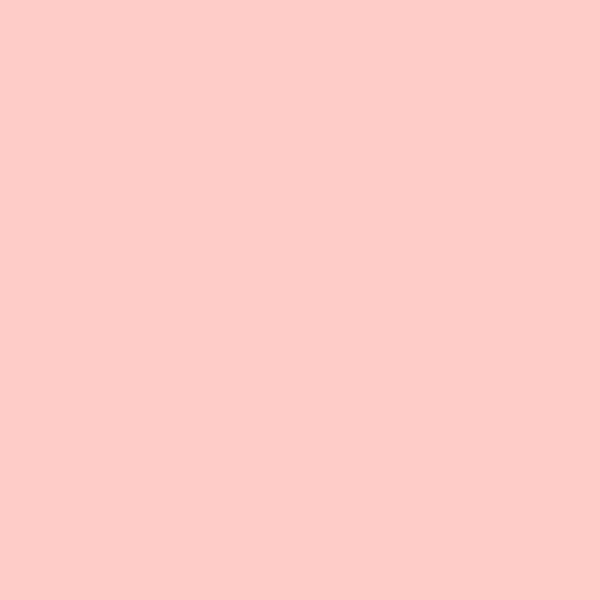
Frame 1 (no input)
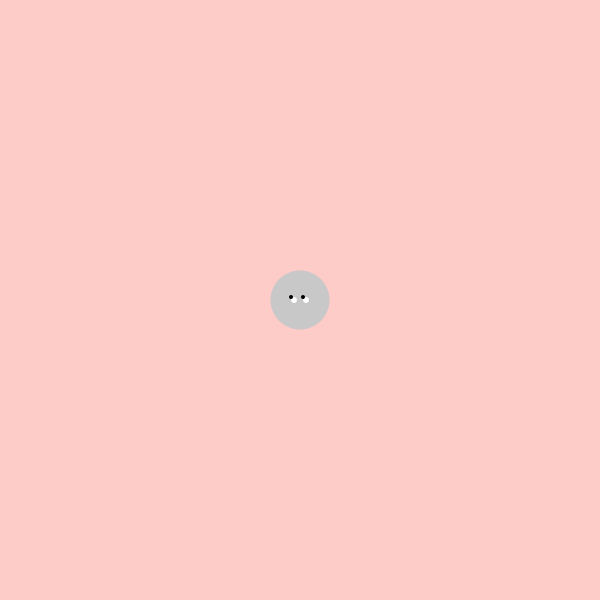
Frame 60 (the mouse pressed at the canvas centre just before this capture)
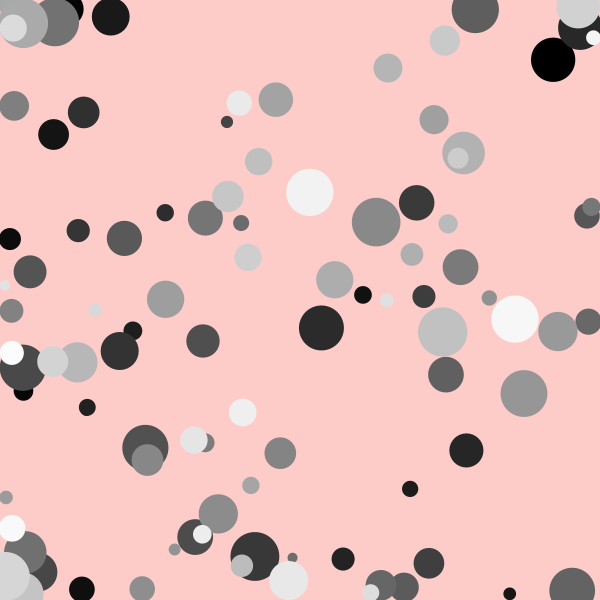
Frame 120 (the mouse held since frame 60 and released just before this capture)

The Processing sketch that drew these frames (run headless with seeded random() and noise(); from frame 60 on, the mouse is pressed at the canvas centre):

// Processing sketch: sketch_finalb
// ── sketch_finalb.pde
int r;
int state = 0;




Ball[] b = new Ball[100];

final int NUM_CIRCLES = 100;
float[] x = new float[NUM_CIRCLES];
float[] y = new float[NUM_CIRCLES];

void setup(){
  size(600,600);
  background(254,204,200);
  noStroke();
   for (int i = 0; i < b.length; i++) {
    b[i] = new Ball(random(0,600), random(0,600), color(map(i,0,b.length,0,255)));
  }
    
  //for (int i = 0; i < NUM_CIRCLES; i++) {
  //  x[i] = random(0,600);
  //  y[i] = random(0,600);
  //}
}

void draw(){

  switch (state) {
  case 0:
    drawIntro();
    break;
  case 1:
    drawScene1();
    break;
  case 2:
    drawScene2();
    break;
  case 3:
    drawScene3();
    break;
  case 4:
    drawEnding();
  default:
    break;
  }
  
  


}


void drawIntro(){
  fill(200);
  ellipse(width/2,height/2,r,r);
  if(r>600 ||r<0)
  {
  background(254,204,200);
  for (int i = 0; i < NUM_CIRCLES; i++) {
    b[i].update();
    b[i].display();
  }

}
  else{
    r++;
    drawEye();
} 
}


void drawScene1() {
}

void drawScene2() {
}

void drawScene3() {
}

void drawEnding() {

}



void drawEye(){
  
  float rEyeX = width/2 +r/10;
  float rEyeY = height/2;
  float lEyeX = width/2 -r/10;
  float lEyeY = height/2;
  
  fill(255);
  ellipse(rEyeX, rEyeY, r/10, r/10);
  ellipse(lEyeX, lEyeY, r/10, r/10);
  fill(0);
  float mouseDistanceModifier = 0.01+r/600;
  ellipse(rEyeX + (mouseX - width/2) * mouseDistanceModifier, 
          rEyeY + (mouseY - height/2) * mouseDistanceModifier, r/14, r/14);
  ellipse(lEyeX + (mouseX - width/2) * mouseDistanceModifier, 
          lEyeY + (mouseY - height/2) * mouseDistanceModifier,r/14, r/14);
  
}

class Ball {
  float x;   //x position
  float y;   //y position
  float dx;  //x velocity
  float dy;  //y velocity
  color c;   //color
  float s;   //size

  //constructor takes an x, y, and color value
  Ball(float _x, float _y, color _c) {
    x = _x;
    y = _y;
    dx = random(-3, 3);  //set a random velocity
    dy = random(-3, 3);
    c = _c;
    s = random(10,50);   // set a random size
    //println("created a ball!");
  }

  // call this method to display the ball
  void display() {
    noStroke();
    fill(c);
    ellipse(x, y, s, s);
  }

  // call this method to update the ball's position
  void update() {
    //c = color(map(dist(mouseX,mouseY,x,y),0,100,255,0));
    if (x < s/2 || x > width-s/2) {
      dx *= -1;
      //x += dx;
    } else {
      x += dx;
    } 
    
    if (y < s/2 || y > height-s/2) {
      dy *= -1;
      //y += dy;
    } else { 
      y += dy;
    }
  }
  
  // call this method to set the size of the ball (instead of accessing its' fields directly)
  void setSize(float siz) {
    s = siz;
  }
}

void mousePressed(){
  r=-1;
   background(254,204,200);
  //r=10;
  
  for (int i = 0; i < NUM_CIRCLES; i++) {
    b[i].update();
    b[i].display();
  }
}
